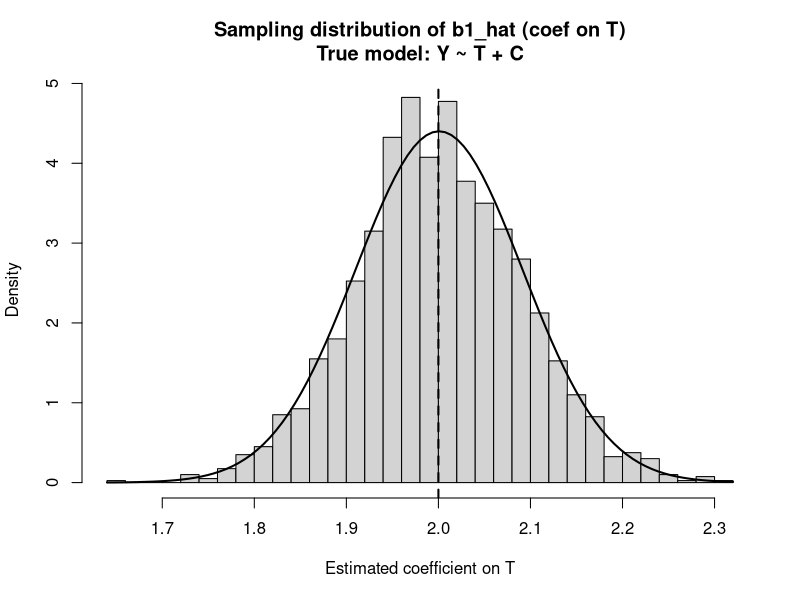
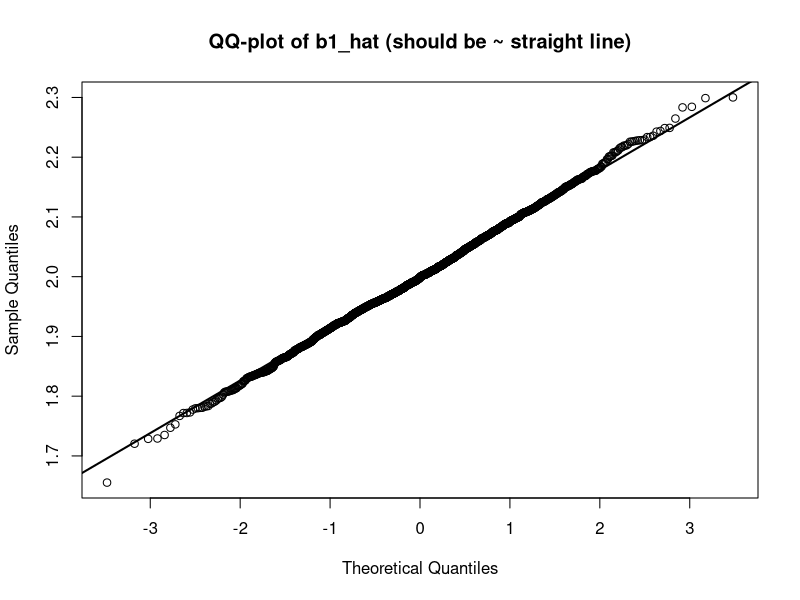
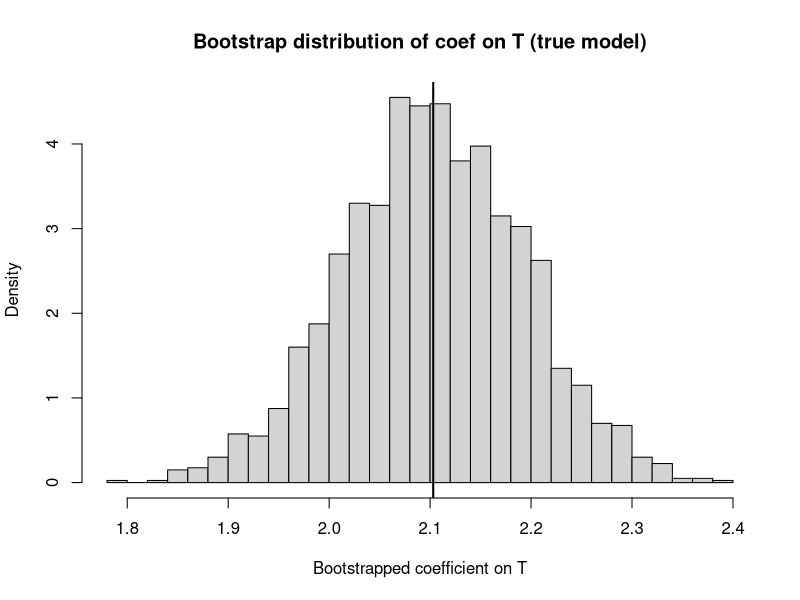
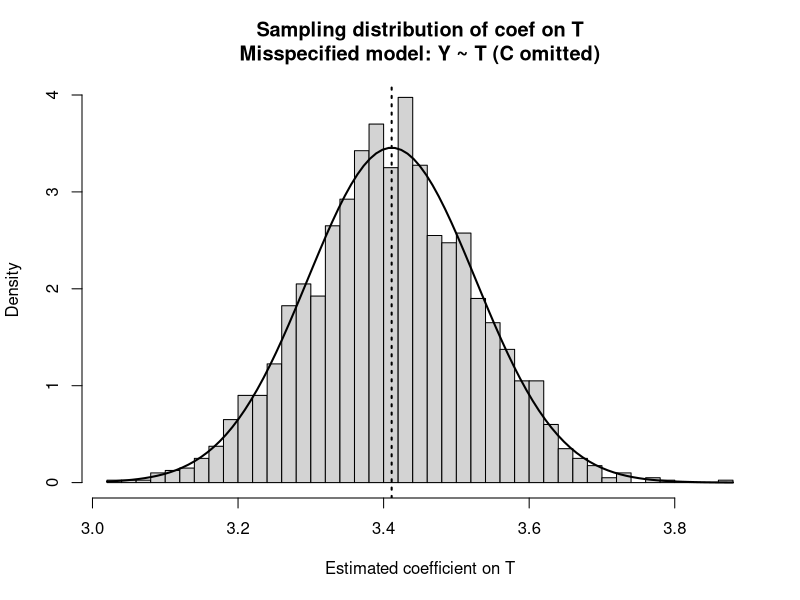
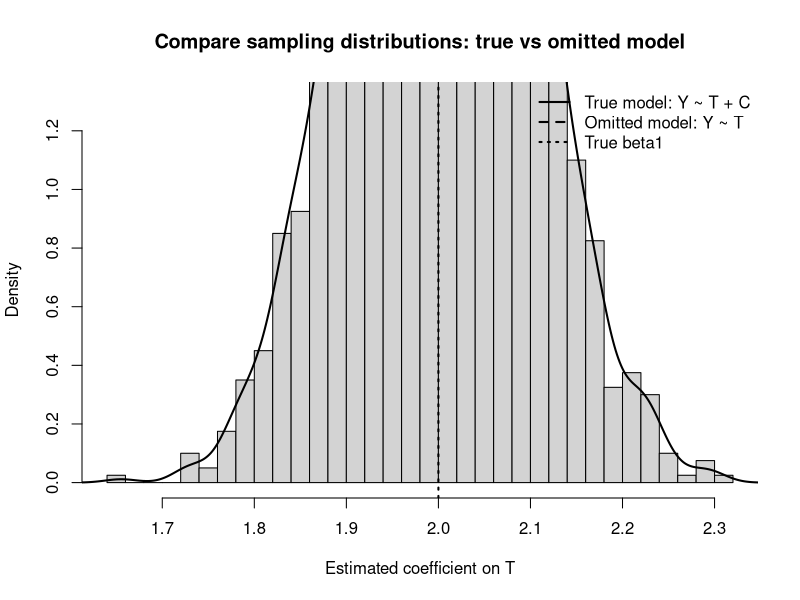
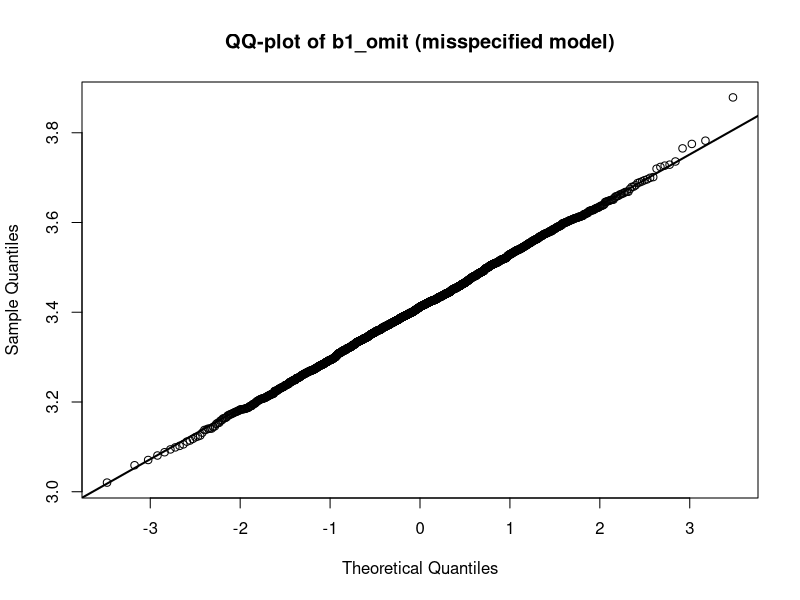

Write R code to recreate these figures, in order.
## ---- chunk 1
set.seed(123)

# DGP parameters (match your dataset setup)
n     <- 500      # sample size per simulated dataset
B     <- 2000     # number of simulated samples (increase if you want smoother)
beta0 <- 1
beta1 <- 2        # true effect of T on Y
beta2 <- 3
sd_C  <- 1
sd_T  <- 1
sd_e  <- 2
rho   <- 0.7      # strength of confounding: T = rho*C + noise

# Storage for the treatment coefficient estimates
b1_hat <- numeric(B)

for (b in 1:B) {
  # simulate one dataset
  C   <- rnorm(n, 0, sd_C)
  T   <- rho * C + rnorm(n, 0, sd_T)
  eps <- rnorm(n, 0, sd_e)
  Y   <- beta0 + beta1 * T + beta2 * C + eps
  
  dat_b <- data.frame(Y = Y, T = T, C = C)
  
  # fit the TRUE model and store the treatment coefficient
  mod_b <- lm(Y ~ T + C, data = dat_b)
  b1_hat[b] <- coef(mod_b)["T"]
}

# Summary: should be close to beta1
mean(b1_hat)
sd(b1_hat)

# Plot sampling distribution + normal curve overlay
hist(b1_hat, breaks = 40, freq = FALSE,
     main = "Sampling distribution of b1_hat (coef on T)\nTrue model: Y ~ T + C",
     xlab = "Estimated coefficient on T")

curve(dnorm(x, mean = mean(b1_hat), sd = sd(b1_hat)),
      add = TRUE, lwd = 2)

abline(v = beta1, lwd = 2, lty = 2)  # true value marker

# QQ-plot to visually assess normality
qqnorm(b1_hat, main = "QQ-plot of b1_hat (should be ~ straight line)")
qqline(b1_hat, lwd = 2)
## ---- chunk 2
set.seed(123)

# Use ONE dataset (either your existing 'dat' from earlier, or generate it here)
n <- 500
C <- rnorm(n, 0, 1)
T <- 0.7 * C + rnorm(n, 0, 1)
Y <- 1 + 2*T + 3*C + rnorm(n, 0, 2)
dat <- data.frame(Y, T, C)

# Bootstrap
R <- 2000  # number of bootstrap resamples
b1_boot <- numeric(R)

for (r in 1:R) {
  idx <- sample(1:nrow(dat), size = nrow(dat), replace = TRUE)  # resample rows
  dat_r <- dat[idx, ]
  
  mod_r <- lm(Y ~ T + C, data = dat_r)
  b1_boot[r] <- coef(mod_r)["T"]
}

# Bootstrapped standard error = SD of bootstrap estimates
boot_se <- sd(b1_boot)
boot_se

# Compare with the usual (model-based) SE from lm
mod_true <- lm(Y ~ T + C, data = dat)
summary(mod_true)$coefficients["T", "Std. Error"]

#Visualize bootstrap distribution
hist(b1_boot, breaks = 40, freq = FALSE,
     main = "Bootstrap distribution of coef on T (true model)",
     xlab = "Bootstrapped coefficient on T")
abline(v = mean(b1_boot), lwd = 2)
## ---- chunk 3
set.seed(123)

# DGP parameters (same as before)
n     <- 500
B     <- 2000
beta0 <- 1
beta1 <- 2
beta2 <- 3
sd_C  <- 1
sd_T  <- 1
sd_e  <- 2
rho   <- 0.7

# Store treatment coefficients under:
# (1) correct model: Y ~ T + C
# (2) omitted-variable model: Y ~ T
b1_true  <- numeric(B)
b1_omit  <- numeric(B)

for (b in 1:B) {
  C   <- rnorm(n, 0, sd_C)
  T   <- rho * C + rnorm(n, 0, sd_T)
  eps <- rnorm(n, 0, sd_e)
  Y   <- beta0 + beta1 * T + beta2 * C + eps
  
  dat_b <- data.frame(Y = Y, T = T, C = C)
  
  b1_true[b] <- coef(lm(Y ~ T + C, data = dat_b))["T"]
  b1_omit[b] <- coef(lm(Y ~ T,     data = dat_b))["T"]
}

# Compare means (bias shows up here)
mean(b1_true)
mean(b1_omit)
beta1  # true value

# Plot sampling distribution for OMITTED model (what the question asks)
hist(b1_omit, breaks = 40, freq = FALSE,
     main = "Sampling distribution of coef on T\nMisspecified model: Y ~ T (C omitted)",
     xlab = "Estimated coefficient on T")

curve(dnorm(x, mean = mean(b1_omit), sd = sd(b1_omit)),
      add = TRUE, lwd = 2)

abline(v = beta1, lwd = 2, lty = 2)          # true beta1
abline(v = mean(b1_omit), lwd = 2, lty = 3)  # mean of misspecified estimates

# Overlay the TRUE-model distribution for direct visual comparison
hist(b1_true, breaks = 40, freq = FALSE,
     main = "Compare sampling distributions: true vs omitted model",
     xlab = "Estimated coefficient on T",
     ylim = range(density(c(b1_true, b1_omit))$y))

lines(density(b1_true), lwd = 2)
lines(density(b1_omit), lwd = 2, lty = 2)
abline(v = beta1, lwd = 2, lty = 3)

legend("topright",
       legend = c("True model: Y ~ T + C", "Omitted model: Y ~ T", "True beta1"),
       lty = c(1, 2, 3), lwd = 2, bty = "n")

# QQ plot for omitted model (often still ~normal, but centered wrong)
qqnorm(b1_omit, main = "QQ-plot of b1_omit (misspecified model)")
qqline(b1_omit, lwd = 2)
## ---- chunk 4
# =========================
# PS5 Part 2(a): Difference-in-means test
# =========================

set.seed(456)

n <- 200

# Binary group variable (0 = control, 1 = treatment)
group <- rbinom(n, size = 1, prob = 0.5)

# Outcome with a true mean difference
Y <- 50 + 5 * group + rnorm(n, mean = 0, sd = 10)

dat2 <- data.frame(Y = Y, group = group)

# Difference-in-means t-test (two-sided, unequal variances)
t_test <- t.test(Y ~ group, data = dat2, var.equal = FALSE)

t_test

## ---- chunk 5
lm_mod <- lm(Y ~ group, data = dat2)
summary(lm_mod)
